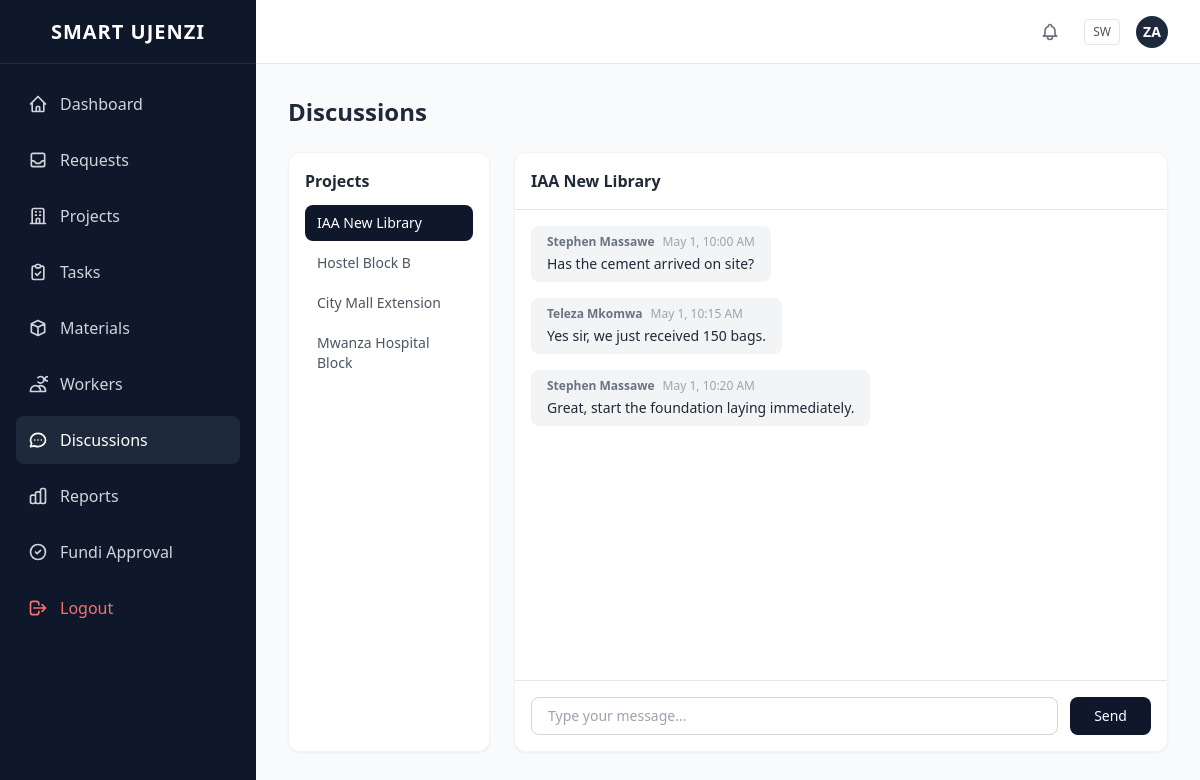
The page /messages.php (signed in) on the database its author committed.
### tables this page shows
CREATE TABLE projects (
    id INT AUTO_INCREMENT PRIMARY KEY,
    name VARCHAR(255) NOT NULL,
    description TEXT,
    status VARCHAR(50) DEFAULT 'Pending',
    project_manager_id INT,
    customer_id INT,
    start_date DATE,
    end_date DATE,
    FOREIGN KEY(project_manager_id) REFERENCES users(id)
);

CREATE TABLE messages (
    id INT AUTO_INCREMENT PRIMARY KEY,
    project_id INT NOT NULL,                  
    sender_id INT NOT NULL,                   
    message TEXT NOT NULL,                     
    created_at DATETIME DEFAULT CURRENT_TIMESTAMP,  
    FOREIGN KEY(project_id) REFERENCES projects(id),
    FOREIGN KEY(sender_id) REFERENCES users(id)
);

CREATE TABLE users (
    id INT AUTO_INCREMENT PRIMARY KEY,
    name VARCHAR(255) NOT NULL,               
    email VARCHAR(255) UNIQUE NOT NULL,        
    password VARCHAR(255) NOT NULL,            
    role VARCHAR(50) NOT NULL,                 
    location VARCHAR(255) DEFAULT '',           
    skills TEXT DEFAULT '',                       
    approved TINYINT(1) DEFAULT 1                
);

### includes/config.php (called while the page is built, shortened)
<?php
function getDB(): PDO {
    static $pdo = null;
    if ($pdo === null) {
        try {
            $dsn = DB_SOCKET && DB_USER === ''
                ? "mysql:unix_socket=" . DB_SOCKET . ";dbname=" . DB_NAME . ";charset=utf8mb4"
                : "mysql:host=" . DB_HOST . ";dbname=" . DB_NAME . ";charset=utf8mb4";
            $pdo = new PDO($dsn, DB_USER, DB_PASS, [
                PDO::ATTR_ERRMODE => PDO::ERRMODE_EXCEPTION,
                PDO::ATTR_DEFAULT_FETCH_MODE => PDO::FETCH_ASSOC,
            ]);
        } catch (PDOException $e) {
            if (APP_ENV === 'production') {
                die('Database connection failed. Please check your configuration.');
            }
            throw $e;
        }
    }
    return $pdo;
}

### includes/functions.php (called while the page is built, shortened)
<?php
require_once __DIR__ . '/config.php';
function runQuery(string $sql, array $params = []): array {
    $stmt = getDB()->prepare($sql);
    $stmt->execute($params);
    return $stmt->fetchAll();
}

### messages.php (the view, shortened to what this page needs)
<?php
require_once __DIR__ . '/includes/functions.php';
$projects = runQuery('SELECT id, name FROM projects');
$selectedProject = $_GET['project_id'] ?? ($projects[0]['id'] ?? null);
$messages = [];
require_once __DIR__ . '/includes/header.php';
if ($selectedProject) {
    $messages = runQuery('SELECT m.*, u.name as sender_name, u.role as sender_role FROM messages m JOIN users u ON m.sender_id = u.id WHERE m.project_id = ? ORDER BY m.created_at ASC', [$selectedProject]);
}
?>
<div class="grid grid-cols-1 lg:grid-cols-4 gap-6">
    <div class="bg-white rounded-xl shadow-sm border border-gray-100 p-4">
        <h3 class="font-bold text-gray-800 mb-3">Projects</h3>
        <div class="space-y-1">
            <?php foreach ($projects as $p): ?>
            <a href="messages.php?project_id=<?= $p['id'] ?>"
               class="block px-3 py-2 rounded-lg text-sm <?= $selectedProject == $p['id'] ? 'bg-slate-900 text-white' : 'text-gray-600 hover:bg-gray-100' ?>">
                <?= htmlspecialchars($p['name']) ?>
            </a>
            <?php endforeach; ?>
        </div>
    </div>
    <div class="lg:col-span-3 bg-white rounded-xl shadow-sm border border-gray-100 flex flex-col h-[600px]">
        <?php if ($selectedProject): ?>
        <div class="p-4 border-b border-gray-200 font-bold text-gray-800">
            <?= htmlspecialchars(runQuery('SELECT name FROM projects WHERE id = ?', [$selectedProject])[0]['name'] ?? '') ?>
        </div>
        <div class="flex-1 overflow-y-auto p-4 space-y-4">
            <?php foreach ($messages as $m): ?>
            <div class="flex <?= $m['sender_id'] == $_SESSION['user_id'] ? 'justify-end' : 'justify-start' ?>">
                <div class="max-w-[70%] <?= $m['sender_id'] == $_SESSION['user_id'] ? 'bg-slate-800 text-white' : 'bg-gray-100 text-gray-800' ?> rounded-lg px-4 py-2">
                    <div class="flex items-center space-x-2 mb-1">
                        <span class="text-xs font-semibold <?= $m['sender_id'] == $_SESSION['user_id'] ? 'text-gray-300' : 'text-gray-500' ?>"><?= htmlspecialchars($m['sender_name']) ?></span>
                        <span class="text-xs <?= $m['sender_id'] == $_SESSION['user_id'] ? 'text-gray-400' : 'text-gray-400' ?>"><?= date('M j, g:i A', strtotime($m['created_at'])) ?></span>
                    </div>
                    <p class="text-sm"><?= htmlspecialchars($m['message']) ?></p>
                </div>
            </div>
            <?php endforeach; ?>
        </div>
        <form method="POST" class="p-4 border-t border-gray-200">
            <div class="flex space-x-3">
                <input type="text" name="message" required placeholder="Type your message..."
                       class="flex-1 px-4 py-2 border border-gray-300 rounded-lg focus:outline-none focus:ring-2 focus:ring-slate-500 text-sm">
                <button type="submit" class="px-6 py-2 bg-slate-900 text-white rounded-lg hover:bg-slate-800 text-sm font-medium">Send</button>
            </div>
        </form>
        <?php endif; ?>
    </div>
</div>
<?php require_once __DIR__ . '/includes/footer.php'; ?>

### rows shown on the page
projects: name "IAA New Library", id+name "IAA New Library"
projects: name "Hostel Block B"
projects: name "City Mall Extension"
projects: name "Mwanza Hospital Block"
messages: sender.name "Stephen Massawe", created_at "May 1, 10:00 AM", message "Has the cement arrived on site?"
messages: sender.name "Teleza Mkomwa", created_at "May 1, 10:15 AM", message "Yes sir, we just received 150 bags."
messages: sender.name "Stephen Massawe", created_at "May 1, 10:20 AM", message "Great, start the foundation laying immediately."

### other values the page prints
$item['name'] "Dashboard"
$item['name'] "Requests"
$item['name'] "Projects"
$item['name'] "Tasks"
$item['name'] "Materials"
$item['name'] "Workers"
$item['name'] "Discussions"
$item['name'] "Reports"
$item['name'] "Fundi Approval"
substr($userName, 0, 2) "ZA"
$pageTitle "Discussions"
